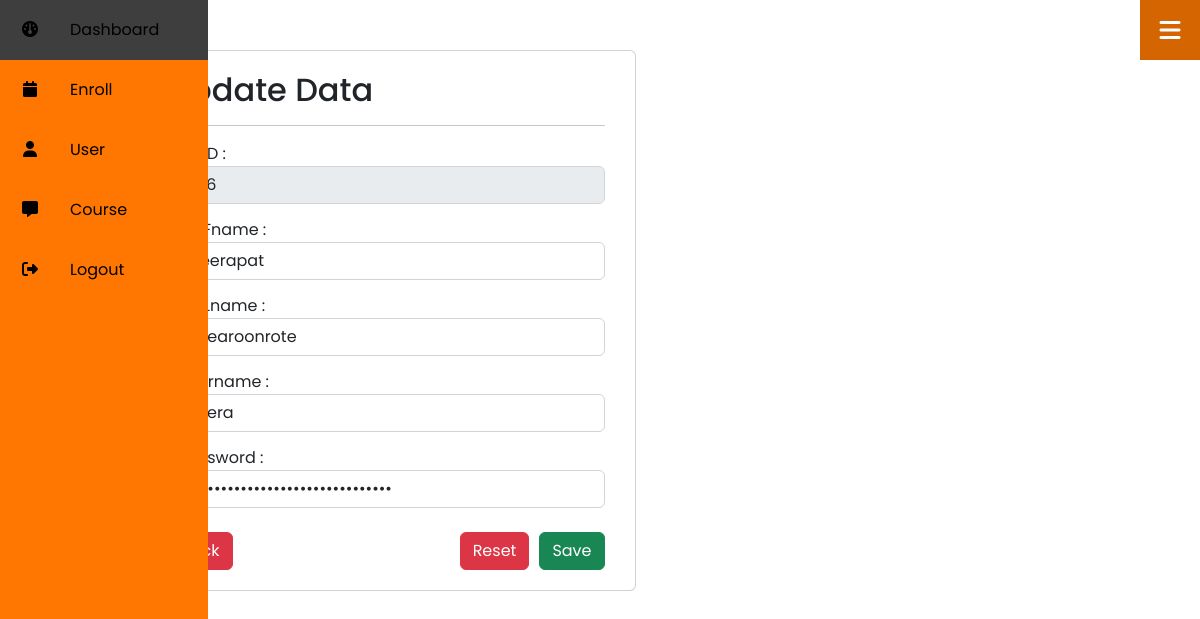
Screenshot of /listuser.php?edit=1006 (signed in) with the database file from the repository.
### tables this page shows
CREATE TABLE `user` (
  `UserID` int(11) NOT NULL,
  `UserFname` varchar(50) NOT NULL,
  `UserLname` varchar(50) NOT NULL,
  `UUsername` varchar(50) NOT NULL,
  `UPassword` varchar(50) NOT NULL,
  `Ustatus` int(11) NOT NULL
);

### core/class.user.php (called while the page is built, shortened)
<?php
class user
{
    private $db;
    public function __construct(){
        try{
            $this->db = new PDO(CONFIG, USER, PWD);
            $this->db->setAttribute(PDO::ATTR_ERRMODE,PDO::ERRMODE_EXCEPTION);
        }catch(\PDOException $e){
            echo $e->getMessage();
        }
    }
    public function closeconnect()
    {
        $this->db = null;
    }
    public function getUserByID($UserID)
    {
        $sql = "SELECT * FROM `user` WHERE `UserID` = ?";
        $stmt = $this->db->prepare($sql);
        $stmt->execute([$UserID]);
        $data = $stmt->fetch(PDO::FETCH_ASSOC);
        return $data;
    }
    public function user_list()
    {
        $sql = "SELECT * FROM `user`";
        $res = $this->db->query($sql);
        return $res->fetchall(PDO::FETCH_ASSOC);
    }
}
?>

### controller.user.php (called while the page is built, shortened)
<?php
    require_once('./core/class.user.php');
    $user = new user();
    if(isset($_GET['save'])){
        $UserFname = $_POST["UserFname"];
        $UserLname = $_POST["UserLname"];
        $UUsername = $_POST["UUsername"];
        $UPassword = $_POST["UPassword"];
        $user->insertuser($UserFname, $UserLname, $UUsername, $UPassword);
        header('Location: listuser.php');
    }else if(isset($_GET['saveeu'])){
        $EnrollUserID = $_POST["EnrollUserID"];
        $EnrollCourseID = $_POST["EnrollCourseID"];
        $user->insertenrolluser($EnrollUserID, $EnrollCourseID);
        header('Location: listenroll.php');
    }else if(isset($_GET['edit'])){
        $u = $user->getUserByID($_GET['edit']);
    }else if(isset($_GET['editc'])){
        $c = $user->getCourseByID($_GET['editc']);
    }else if(isset($_GET['editeu'])){
        $e = $user->getEnrollUserByID($_GET['editeu']);
    }else if(isset($_GET['update'])){
        $field = ['UserFname' => $_POST["UserFname"], 'UserLname' => $_POST["UserLname"], 'UUsername' => $_POST["UUsername"], 'UPassword' => md5($_POST["UPassword"])];
        $user->updateuser($_GET['update'],$field);
        header('Location: listuser.php');
    }else if(isset($_GET['updatec'])){
        date_default_timezone_set("Asia/bangkok");
        $date=date("Ymdhis");
        $uploadOk = 1;
        if($_FILES["fileToUpload"]["name"] == null){
            $target_file = $_POST["oldimage"];
            $field = ['CourseCode' => $_POST["CourseCode"], 'CourseName' => $_POST["CourseName"], 'CourseImg' => $target_file];
            $user->updatecourse($_GET['updatec'],$field);
            echo "<script>goto('listcourse.php');</script>";
        }else{
            $imgname = $_FILES["fileToUpload"]["name"];
            $extension = pathinfo($imgname,PATHINFO_EXTENSION);
            $target_dir = "img/";
            $target_file = $target_dir . basename($date.".".$extension[0].$extension[1].$extension[2]);
            $imageFileType = strtolower(pathinfo($target_file,PATHINFO_EXTENSION));
            if(isset($_POST["submit"])) {
                $check = getimagesize($_FILES["fileToUpload"]["tmp_name"]);
                if($check !== false) {
                    echo "File is an image - " . $check["mime"] . ".";
                    $uploadOk = 1;
                } else {
                    echo "File is not an image.";
                    $uploadOk = 0;
                }
            }
            if (file_exists($target_file)) {
                echo "Sorry, file already exists.";
                $uploadOk = 0;
            }
            if($imageFileType != "jpg" && $imageFileType != "png") {
                echo "Sorry, only JPG, PNG files are allowed.";
                $uploadOk = 0;
            }
            if($uploadOk == 0) {
                echo "<script>alertfunc('Sorry, your file was not uploaded.');";
                echo "goto('listcourse.php')</script>";
            }else {
                if(move_uploaded_file($_FILES["fileToUpload"]["tmp_name"], $target_file)){
                    echo "Success: upload completed<br>";
                    echo "The file ".htmlspecialchars(basename($_FILES["fileToUpload"]["name"]))." has been uploaded to server.";
                    $field = ['CourseCode' => $_POST["CourseCode"], 'CourseName' => $_POST["CourseName"], 'CourseImg' => $target_file];
                    $user->updatecourse($_GET['updatec'],$field);
                    echo "<script>goto('listcourse.php');</script>";
                } else {
                    echo "<script>alertfunc('Sorry there was an error uploading your file');";
                    echo "goto('listcourse.php')</script>";
                }
            }
        }
    }else if(isset($_GET['updateeu'])){
        $field = ['EnrollUserID' => $_POST["EnrollUserID"], 'EnrollCourseID' => $_POST["EnrollCourseID"]];
        $user->updateenrolluser($_GET['updateeu'],$field);
        header('Location: listenroll.php');
    }else if(isset($_GET['enroll'])){
        $user->enrollcourse($_GET['enroll'], $_SESSION['userid']);
        header('Location: index.php');
    }else if(isset($_GET['unroll'])){
        $user->unrollcourse($_GET['unroll']);
        header('Location: enroll.php');
    }else if(isset($_GET['regiser'])){
        $username = $_POST["username"];
        $password = $_POST["password"];
        $varpassword = $_POST["varpassword"];
        $fname = $_POST["fname"];
        $lname = $_POST["lname"];
        $logic = $user->regisfinduser($username);
        if($logic == null){
            if($password != $varpassword){
                echo "<script>alertfunc('Wrong password. Please try again');";
                echo "goto('login.php?regis')</script>";
            }else{
                $user->regisuser($username, $password, $fname, $lname);
                echo "<script>alertfunc('Regis Success');";
                echo "goto('logout.php')</script>";
            }
        }else{
            echo "<script>alertfunc('This username already exists');";
            echo "goto('login.php?regis')</script>";
        }
    }else if(isset($_GET['login'])){
        $username = $_POST["username"];
        $password = $_POST["password"];
        $u = $user->loginuser($username, $password);
        if(@$u["Ustatus"]=="1"){
            $_SESSION['userid'] = $u["UserID"];
            $_SESSION['userstatus'] = "admin";
            echo "<script>alertfunc('Login as admin Success');";
            echo "goto('dashboard.php')</script>";
        }
        else if(@$u["Ustatus"]=="2"){
            $_SESSION['userid'] = $u["UserID"];
            $_SESSION['userstatus'] = "user";
            echo "<script>alertfunc('Login Success');";
            echo "goto('index.php')</script>";
        }
        else{
            echo "<script>alertfunc('Wrong username or password');";
            echo "goto('logout.php')</script>";
        }
    }
    if(isset($showuser)){
        $user_list = $user->user_list();
    }
?>

### listuser.php (the view, shortened to what this page needs)
<?php
    $showuser = "show";
    include('controller.user.php');
    include_once("navbar.php");
?>
<!DOCTYPE html>
<html lang="en">
<head>
    <link rel="stylesheet" href="csjs/dataTables.min.css">
    <link rel="stylesheet" href="csjs/css.css">
</head>
<body style="z-index: 1;">
    <div class="container" style="margin-left:auto;margin-right:auto;">
        <div class="row">
            <div class="col-1">
            </div>
            <div class="col-11">
            <div style="padding-top:50px;">
                <?php
                    if(isset($_GET["edit"]) == true){
                ?>
                    <div class="row">
                        <div class="col-lg-6">
                            <div class="card" style="width: 100%">
                                <form action="controller.user.php?update='<?php echo $u["UserID"] ?>'" method="post">
                                    <div style="margin-left:30px; margin-right:30px; margin-top:20px; margin-bottom:20px;">
                                        <h2>Update Data</h2><hr>
                                        <div>
                                            UserID : <br>
                                            <input type="text" class="form-control" name="UserID" placeholder="รหัสผู้ใช้" value="<?php echo $u["UserID"] ?>" readonly disabled required><br>
                                        </div>
                                        <div style="margin-top: -10px">
                                            UserFname : <br>
                                            <input type="text" class="form-control" name="UserFname" placeholder="ชื่อ" value="<?php echo $u["UserFname"] ?>" required><br>
                                        </div>
                                        <div style="margin-top: -10px">
                                            UserLname : <br>
                                            <input type="text" class="form-control" name="UserLname" placeholder="นามสกุล" value="<?php echo $u["UserLname"] ?>" required><br>
                                        </div>
                                        <div style="margin-top: -10px">
                                            UUsername : <br>
                                            <input type="text" class="form-control" name="UUsername" placeholder="ชื่อผู้ใช้" value="<?php echo $u["UUsername"] ?>" required><br>
                                        </div>
                                        <div style="margin-top: -10px">
                                            UPassword : <br>
                                            <input type="password" class="form-control" name="UPassword" placeholder="รหัสผ่าน" value="<?php echo $u["UPassword"] ?>" required><br>
                                        </div>
                                        <a class="btn btn-danger" href='listuser.php'>Back</a>
                                        <div style="display: flex; flex-shrink: 0; flex-wrap: wrap; align-items: center; justify-content: flex-end; margin-top: -38px;">
                                            <button class="btn btn-danger" style="margin-right: 10px;" type="reset">Reset</button>
                                            <button class="btn btn-success" type="submit" name="save">Save</button>
                                        </div>
                                    </div>
                                </form>
                            </div>
                        </div>
                        <div class="col-lg-6">
                        </div>
                    </div>
                <?php
                    }
                ?>
            </div>
        </div>
        </div>
    </div>
</body>
</html>

### navbar.php (style rules this page uses)
* { padding: 0; margin: 0; box-sizing: border-box; font-family: "Poppins", sans-serif; }
body { font-family: "Poppins", sans-serif; min-height: 100vh; background: black; }

### rows the page displays
user: UserID "1006", UserFname "Theerapat", UserLname "Katearoonrote", UUsername "theera"
